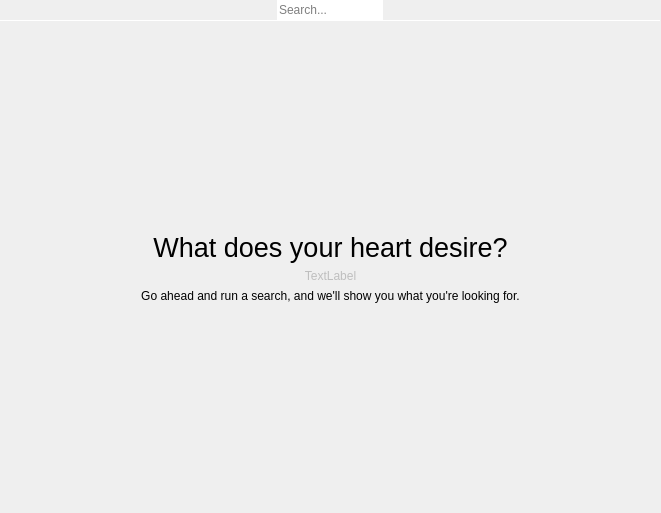
<?xml version="1.0" encoding="UTF-8"?>
<ui version="4.0">
 <class>SearchWidget</class>
 <widget class="QWidget" name="SearchWidget">
  <property name="geometry">
   <rect>
    <x>0</x>
    <y>0</y>
    <width>661</width>
    <height>513</height>
   </rect>
  </property>
  <property name="windowTitle">
   <string>Form</string>
  </property>
  <layout class="QVBoxLayout" name="verticalLayout">
   <property name="spacing">
    <number>0</number>
   </property>
   <property name="leftMargin">
    <number>0</number>
   </property>
   <property name="topMargin">
    <number>0</number>
   </property>
   <property name="rightMargin">
    <number>0</number>
   </property>
   <property name="bottomMargin">
    <number>0</number>
   </property>
   <item alignment="Qt::AlignHCenter">
    <widget class="QLineEdit" name="searchField">
     <property name="text">
      <string/>
     </property>
     <property name="frame">
      <bool>false</bool>
     </property>
     <property name="placeholderText">
      <string>Search...</string>
     </property>
     <property name="clearButtonEnabled">
      <bool>true</bool>
     </property>
    </widget>
   </item>
   <item>
    <widget class="Line" name="line">
     <property name="maximumSize">
      <size>
       <width>16777215</width>
       <height>1</height>
      </size>
     </property>
     <property name="orientation">
      <enum>Qt::Horizontal</enum>
     </property>
    </widget>
   </item>
   <item>
    <widget class="tStackedWidget" name="stackedWidget">
     <widget class="QWidget" name="splashPage">
      <layout class="QVBoxLayout" name="verticalLayout_2">
       <item>
        <spacer name="verticalSpacer">
         <property name="orientation">
          <enum>Qt::Vertical</enum>
         </property>
         <property name="sizeHint" stdset="0">
          <size>
           <width>20</width>
           <height>187</height>
          </size>
         </property>
        </spacer>
       </item>
       <item>
        <widget class="QLabel" name="label">
         <property name="font">
          <font>
           <pointsize>20</pointsize>
          </font>
         </property>
         <property name="text">
          <string>What does your heart desire?</string>
         </property>
         <property name="alignment">
          <set>Qt::AlignCenter</set>
         </property>
        </widget>
       </item>
       <item>
        <widget class="QLabel" name="searchSplash">
         <property name="enabled">
          <bool>false</bool>
         </property>
         <property name="text">
          <string notr="true">TextLabel</string>
         </property>
         <property name="alignment">
          <set>Qt::AlignCenter</set>
         </property>
        </widget>
       </item>
       <item>
        <widget class="QLabel" name="label_3">
         <property name="text">
          <string>Go ahead and run a search, and we'll show you what you're looking for.</string>
         </property>
         <property name="alignment">
          <set>Qt::AlignCenter</set>
         </property>
        </widget>
       </item>
       <item>
        <spacer name="verticalSpacer_2">
         <property name="orientation">
          <enum>Qt::Vertical</enum>
         </property>
         <property name="sizeHint" stdset="0">
          <size>
           <width>20</width>
           <height>187</height>
          </size>
         </property>
        </spacer>
       </item>
      </layout>
     </widget>
     <widget class="QWidget" name="loadingPage">
      <layout class="QGridLayout" name="gridLayout">
       <item row="0" column="1">
        <spacer name="verticalSpacer_4">
         <property name="orientation">
          <enum>Qt::Vertical</enum>
         </property>
         <property name="sizeHint" stdset="0">
          <size>
           <width>20</width>
           <height>215</height>
          </size>
         </property>
        </spacer>
       </item>
       <item row="1" column="0">
        <spacer name="horizontalSpacer">
         <property name="orientation">
          <enum>Qt::Horizontal</enum>
         </property>
         <property name="sizeHint" stdset="0">
          <size>
           <width>301</width>
           <height>20</height>
          </size>
         </property>
        </spacer>
       </item>
       <item row="1" column="1">
        <widget class="tCircularSpinner" name="widget" native="true"/>
       </item>
       <item row="1" column="2">
        <spacer name="horizontalSpacer_2">
         <property name="orientation">
          <enum>Qt::Horizontal</enum>
         </property>
         <property name="sizeHint" stdset="0">
          <size>
           <width>301</width>
           <height>20</height>
          </size>
         </property>
        </spacer>
       </item>
       <item row="2" column="1">
        <spacer name="verticalSpacer_3">
         <property name="orientation">
          <enum>Qt::Vertical</enum>
         </property>
         <property name="sizeHint" stdset="0">
          <size>
           <width>20</width>
           <height>215</height>
          </size>
         </property>
        </spacer>
       </item>
      </layout>
     </widget>
     <widget class="QWidget" name="resultsPage">
      <layout class="QVBoxLayout" name="verticalLayout_3">
       <property name="spacing">
        <number>0</number>
       </property>
       <property name="leftMargin">
        <number>0</number>
       </property>
       <property name="topMargin">
        <number>0</number>
       </property>
       <property name="rightMargin">
        <number>0</number>
       </property>
       <property name="bottomMargin">
        <number>0</number>
       </property>
       <item alignment="Qt::AlignHCenter">
        <widget class="QListView" name="resultList">
         <property name="frameShape">
          <enum>QFrame::NoFrame</enum>
         </property>
        </widget>
       </item>
      </layout>
     </widget>
    </widget>
   </item>
  </layout>
 </widget>
 <customwidgets>
  <customwidget>
   <class>tStackedWidget</class>
   <extends>QStackedWidget</extends>
   <header location="global">tstackedwidget.h</header>
   <container>1</container>
   <slots>
    <signal>switchingFrame(int)</signal>
   </slots>
  </customwidget>
  <customwidget>
   <class>tCircularSpinner</class>
   <extends>QWidget</extends>
   <header location="global">tcircularspinner.h</header>
   <container>1</container>
  </customwidget>
 </customwidgets>
 <resources/>
 <connections/>
</ui>
